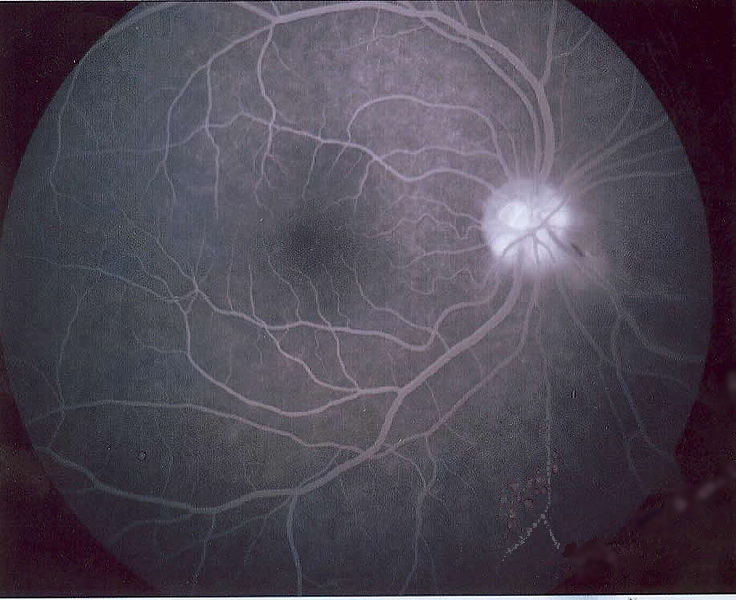
#> input picture uploads/Fluorescein_Angiography_Test.jpg, 736 x 600 px, found by its file name
$ python check_saturation_masked.py
#> lines starting #> are read from the running program, lines starting #| are printed output that depends on the picture; after the words box and inside, x2 and y2 are one past the last pixel; in counts of white or black regions, pixels touching at a corner belong together
import cv2
import numpy as np

img = cv2.imread(r"e:\V500\uploads\Fluorescein_Angiography_Test.jpg")
#> img is the input picture: shape (600, 736, 3); mean B, G, R 83.4, 71, 77.9
if img is None:
    print("Failed to load image")
    exit(1)

gray = cv2.cvtColor(img, cv2.COLOR_BGR2GRAY)
hsv = cv2.cvtColor(img, cv2.COLOR_BGR2HSV)
#> hsv: shape (600, 736, 3); mean H, S, V 133.6, 56.8, 85.1

# Create mask for retinal region (brightness > 15)
_, mask = cv2.threshold(gray, 15, 255, cv2.THRESH_BINARY)
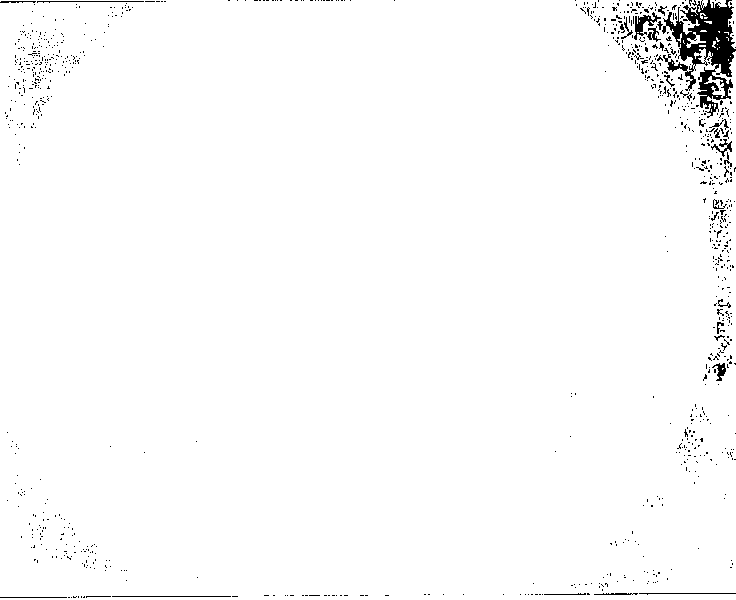
#> mask: shape (600, 736); 98.2% white; 945 black regions (914 under 20 px), largest, box (x1, y1, x2, y2) and area: (662, 0, 736, 118) 3703, (634, 12, 661, 40) 255, (112, 596, 231, 597) 119

# Calculate saturation inside mask
saturation = hsv[:, :, 1]
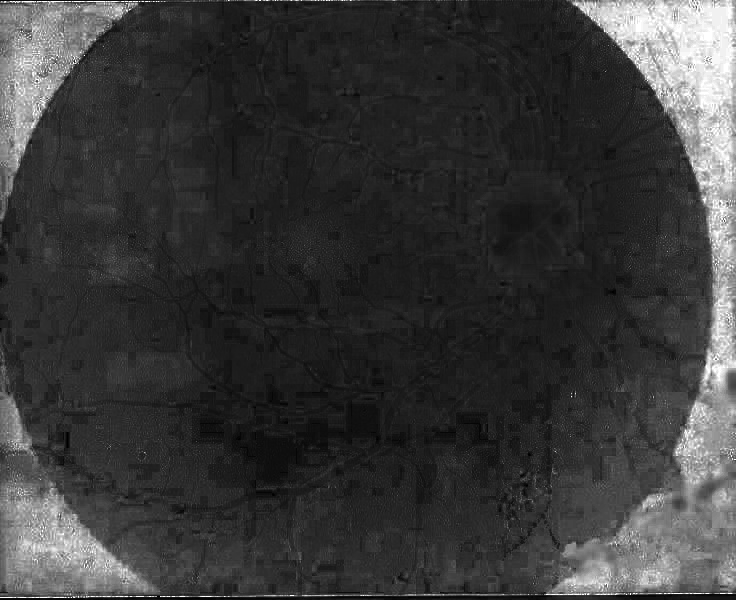
#> saturation: shape (600, 736); min 0, max 255, mean 56.8
masked_saturation = saturation[mask > 0]
mean_masked_saturation = np.mean(masked_saturation) if len(masked_saturation) > 0 else 0
#> mean_masked_saturation = 53.54

print(f"Overall Mean Saturation: {np.mean(saturation):.4f}")
#| Overall Mean Saturation: 56.8308
print(f"Retinal Mask Mean Saturation: {mean_masked_saturation:.4f}")
#| Retinal Mask Mean Saturation: 53.5352
